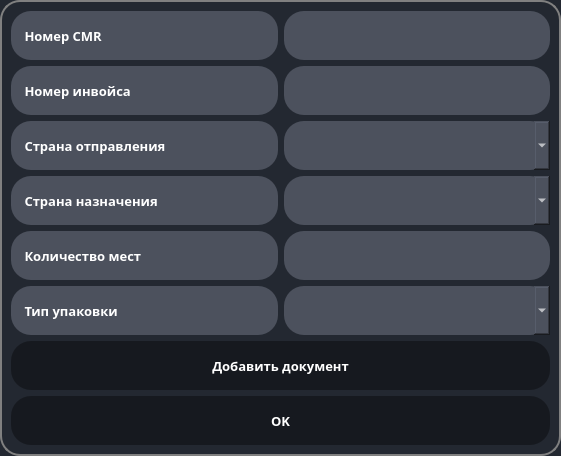
<?xml version="1.0" encoding="UTF-8"?>
<ui version="4.0">
 <class>one_cmr</class>
 <widget class="QDialog" name="one_cmr">
  <property name="geometry">
   <rect>
    <x>0</x>
    <y>0</y>
    <width>561</width>
    <height>456</height>
   </rect>
  </property>
  <property name="windowTitle">
   <string>Dialog</string>
  </property>
  <property name="styleSheet">
   <string notr="true">QDialog {
    
	background-color: rgb(35, 40, 49);
	border: 2px solid gray;
	border-radius: 20px;
    
    
}
QPushButton {
    background-color: rgb(22, 25, 31);
    color: white;
    font-size: 10pt;
    font-weight: 700;
    font-family: RussoOne-Regular;
	border: 1px;
	border-radius: 20px;
}

QPushButton:hover {
    background-color: #666;
}

QPushButton:pressed {
    background-color: #888;
}

QLabel {
    color: white;
    font-family: RussoOne-Regular;
    font-size: 10pt;
    font-weight: 600;
    background: rgb(76, 81, 93);
    min-width: 26ex;
    min-height: 4ex;
	border: 1px;
	border-radius: 20px;
    
}

QComboBox {
    color: white;
    font-family: RussoOne-Regular;
    font-size: 10pt;
    font-weight: 600;
    background: rgb(76, 81, 93);
    min-width: 26ex;
    min-height: 4ex;
    selection-background-color: rgb(39, 44, 54);
	border: 1px;
	border-radius: 20px;

}

QComboBox:editable {
    background: rgb(76, 81, 93);
}

QComboBox:on { 
    background: rgb(76, 81, 93);
}

QComboBox QAbstractItemView {
  color: white;
  background-color: rgb(76, 81, 93);
  
  selection-background-color: rgb(39, 44, 54);
}

QLineEdit {
    color: white;
    font-family: RussoOne-Regular;
    font-size: 12pt;
    font-weight: 600;
    background: rgb(76, 81, 93);
    border:1px;
	border: 1px;
	border-radius: 20px;
   
    

}</string>
  </property>
  <layout class="QGridLayout" name="gridLayout">
   <item row="3" column="1">
    <widget class="QComboBox" name="cmb_contr_dest">
     <property name="sizePolicy">
      <sizepolicy hsizetype="Expanding" vsizetype="Preferred">
       <horstretch>0</horstretch>
       <verstretch>0</verstretch>
      </sizepolicy>
     </property>
    </widget>
   </item>
   <item row="0" column="0">
    <widget class="QLabel" name="lbl_nbr_cmr">
     <property name="sizePolicy">
      <sizepolicy hsizetype="Expanding" vsizetype="Preferred">
       <horstretch>0</horstretch>
       <verstretch>0</verstretch>
      </sizepolicy>
     </property>
     <property name="font">
      <font>
       <family>RussoOne-Regular</family>
       <pointsize>10</pointsize>
       <weight>75</weight>
       <bold>true</bold>
      </font>
     </property>
     <property name="text">
      <string>    Номер CMR</string>
     </property>
    </widget>
   </item>
   <item row="1" column="1">
    <widget class="QLineEdit" name="lne_numb_inv">
     <property name="sizePolicy">
      <sizepolicy hsizetype="Expanding" vsizetype="Preferred">
       <horstretch>0</horstretch>
       <verstretch>0</verstretch>
      </sizepolicy>
     </property>
     <property name="layoutDirection">
      <enum>Qt::RightToLeft</enum>
     </property>
     <property name="alignment">
      <set>Qt::AlignRight|Qt::AlignTrailing|Qt::AlignVCenter</set>
     </property>
    </widget>
   </item>
   <item row="0" column="1">
    <widget class="QLineEdit" name="lne_numb_cmr">
     <property name="sizePolicy">
      <sizepolicy hsizetype="Expanding" vsizetype="Preferred">
       <horstretch>0</horstretch>
       <verstretch>0</verstretch>
      </sizepolicy>
     </property>
     <property name="font">
      <font>
       <family>RussoOne-Regular</family>
       <pointsize>12</pointsize>
       <weight>75</weight>
       <bold>true</bold>
       <stylestrategy>NoAntialias</stylestrategy>
      </font>
     </property>
     <property name="layoutDirection">
      <enum>Qt::RightToLeft</enum>
     </property>
     <property name="alignment">
      <set>Qt::AlignRight|Qt::AlignTrailing|Qt::AlignVCenter</set>
     </property>
    </widget>
   </item>
   <item row="4" column="0">
    <widget class="QLabel" name="lbl_qunt_cll">
     <property name="sizePolicy">
      <sizepolicy hsizetype="Expanding" vsizetype="Preferred">
       <horstretch>0</horstretch>
       <verstretch>0</verstretch>
      </sizepolicy>
     </property>
     <property name="font">
      <font>
       <family>RussoOne-Regular</family>
       <pointsize>10</pointsize>
       <weight>75</weight>
       <bold>true</bold>
      </font>
     </property>
     <property name="text">
      <string>    Количество мест</string>
     </property>
    </widget>
   </item>
   <item row="3" column="0">
    <widget class="QLabel" name="lbl_countr_dest">
     <property name="sizePolicy">
      <sizepolicy hsizetype="Expanding" vsizetype="Preferred">
       <horstretch>0</horstretch>
       <verstretch>0</verstretch>
      </sizepolicy>
     </property>
     <property name="font">
      <font>
       <family>RussoOne-Regular</family>
       <pointsize>10</pointsize>
       <weight>75</weight>
       <bold>true</bold>
      </font>
     </property>
     <property name="text">
      <string>    Страна назначения</string>
     </property>
    </widget>
   </item>
   <item row="2" column="0">
    <widget class="QLabel" name="lbl_count_disp">
     <property name="sizePolicy">
      <sizepolicy hsizetype="Expanding" vsizetype="Preferred">
       <horstretch>0</horstretch>
       <verstretch>0</verstretch>
      </sizepolicy>
     </property>
     <property name="font">
      <font>
       <family>RussoOne-Regular</family>
       <pointsize>10</pointsize>
       <weight>75</weight>
       <bold>true</bold>
      </font>
     </property>
     <property name="text">
      <string>    Страна отправления  </string>
     </property>
    </widget>
   </item>
   <item row="1" column="0">
    <widget class="QLabel" name="lbl_nbr_inv">
     <property name="sizePolicy">
      <sizepolicy hsizetype="Expanding" vsizetype="Preferred">
       <horstretch>0</horstretch>
       <verstretch>0</verstretch>
      </sizepolicy>
     </property>
     <property name="font">
      <font>
       <family>RussoOne-Regular</family>
       <pointsize>10</pointsize>
       <weight>75</weight>
       <bold>true</bold>
      </font>
     </property>
     <property name="text">
      <string>    Номер инвойса</string>
     </property>
    </widget>
   </item>
   <item row="7" column="0" colspan="2">
    <widget class="QPushButton" name="btn_ok">
     <property name="sizePolicy">
      <sizepolicy hsizetype="Expanding" vsizetype="Preferred">
       <horstretch>0</horstretch>
       <verstretch>0</verstretch>
      </sizepolicy>
     </property>
     <property name="text">
      <string>OK</string>
     </property>
    </widget>
   </item>
   <item row="4" column="1">
    <widget class="QLineEdit" name="qaunt_cll">
     <property name="sizePolicy">
      <sizepolicy hsizetype="Expanding" vsizetype="Preferred">
       <horstretch>0</horstretch>
       <verstretch>0</verstretch>
      </sizepolicy>
     </property>
     <property name="layoutDirection">
      <enum>Qt::RightToLeft</enum>
     </property>
     <property name="alignment">
      <set>Qt::AlignRight|Qt::AlignTrailing|Qt::AlignVCenter</set>
     </property>
    </widget>
   </item>
   <item row="2" column="1">
    <widget class="QComboBox" name="cmb_count_disp">
     <property name="sizePolicy">
      <sizepolicy hsizetype="Expanding" vsizetype="Preferred">
       <horstretch>0</horstretch>
       <verstretch>0</verstretch>
      </sizepolicy>
     </property>
     <property name="editable">
      <bool>false</bool>
     </property>
    </widget>
   </item>
   <item row="5" column="0">
    <widget class="QLabel" name="lbl_pakage">
     <property name="sizePolicy">
      <sizepolicy hsizetype="Expanding" vsizetype="Preferred">
       <horstretch>0</horstretch>
       <verstretch>0</verstretch>
      </sizepolicy>
     </property>
     <property name="text">
      <string>    Тип упаковки</string>
     </property>
    </widget>
   </item>
   <item row="5" column="1">
    <widget class="QComboBox" name="cmb_pakage">
     <property name="sizePolicy">
      <sizepolicy hsizetype="Expanding" vsizetype="Preferred">
       <horstretch>0</horstretch>
       <verstretch>0</verstretch>
      </sizepolicy>
     </property>
    </widget>
   </item>
   <item row="6" column="0" colspan="2">
    <widget class="QPushButton" name="btn_add_doc">
     <property name="sizePolicy">
      <sizepolicy hsizetype="Expanding" vsizetype="Preferred">
       <horstretch>0</horstretch>
       <verstretch>0</verstretch>
      </sizepolicy>
     </property>
     <property name="text">
      <string>Добавить документ</string>
     </property>
    </widget>
   </item>
  </layout>
 </widget>
 <tabstops>
  <tabstop>lne_numb_cmr</tabstop>
  <tabstop>lne_numb_inv</tabstop>
  <tabstop>cmb_count_disp</tabstop>
  <tabstop>cmb_contr_dest</tabstop>
  <tabstop>qaunt_cll</tabstop>
  <tabstop>btn_ok</tabstop>
 </tabstops>
 <resources/>
 <connections/>
</ui>
